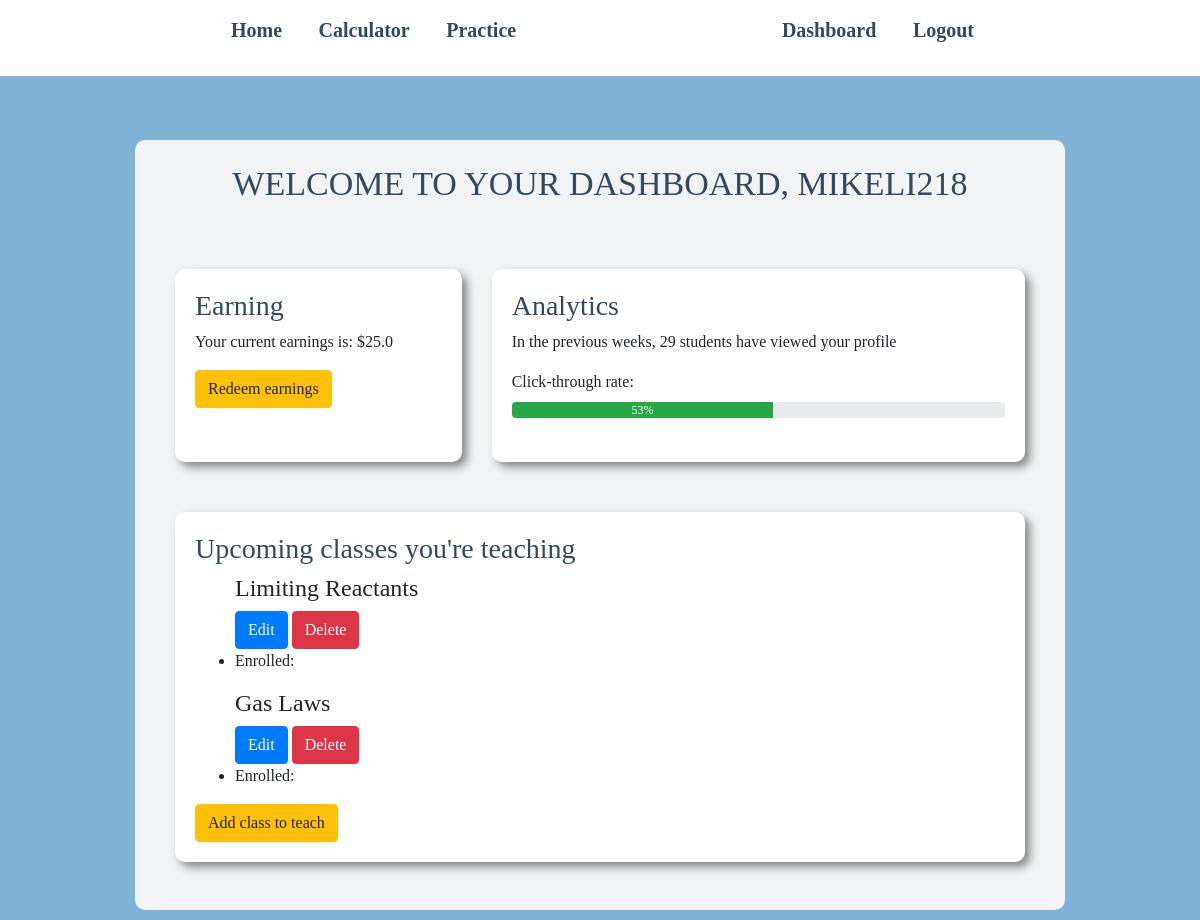
The page /dashboard/ (signed in) on the database its author committed.
### users/models.py (models this page shows, shortened)
class Account(models.Model):
    user = models.OneToOneField(User, null=True, on_delete=models.CASCADE)
    is_student = models.BooleanField(default=False)
    is_teacher = models.BooleanField(default=False)
    name = models.CharField(max_length=20, null=True)

class Teacher(Account):
    earning = models.FloatField(default=0, null=True)

class Classes(models.Model):
    name = models.CharField(max_length=100, null=True)
    capacity = models.IntegerField(null=True, default=1)
    cost = models.IntegerField(null=True, default=0)
    description = models.CharField(null=True, max_length=500)
    teacher = models.ForeignKey(Teacher, null=True, on_delete=models.CASCADE)
    def __str__(self):
        return self.name

### users/views.py (the view)
# urls.py: path('dashboard/', user_views.dashboard, name='dashboard'),
@login_required(login_url='login')
def dashboard(request):
    current_user = request.user.account
    if current_user.is_student:
        class1 = Classroom.objects.filter(student__name=current_user)
        students = None
        try:
            percent = round((current_user.student.correct / current_user.student.attempt) * 100, 2)
        except ZeroDivisionError:
            percent = 0
    elif current_user.is_teacher:
        class1 = current_user.teacher.classes_set.all()
        students = Classroom.objects.filter(classes__name='Stoichiometry Basics')
        percent = 0
    context = {
        'c_user': current_user,
        'percent': percent,
        'class': class1,
        'students': students,
    }
    return render(request, 'users/dashboard.html', context)

### users/templates/users/dashboard.html (shortened to what this page needs)
<!DOCTYPE html>
<html lang="en">
<head>
    <link rel="stylesheet" href="https://stackpath.bootstrapcdn.com/bootstrap/4.5.0/css/bootstrap.min.css">
</head>
<body>
<header>
    <nav>
        <ul class="nav_links">
            <li><a class="left" href="{% url 'home' %}">Home</a></li>
            <li><a class="left" href="{% url 'calculator' %}">Calculator</a></li>
            <li><a class="left" href="{% url 'practice' %}">Practice</a></li>
        </ul>
    </nav>
    <nav>
        <ul class="nav_links">
            {% if user.is_authenticated %}
            <li><a class="right" href="{% url 'dashboard' %}">Dashboard</a></li>
            <li><a class="right" href="{% url 'logout' %}">Logout</a></li>
            {% else %}
            <li><a href="{% url 'register' %}">Register</a></li>
            <li><a href="{% url 'login' %}">Log In</a></li>
            {% endif %}
        </ul>
    </nav>
</header>
    <div class="container">
        <div class="content">
            <h2 class="mb-4">Welcome to your dashboard, {{c_user.name}}</h2>
                <div class="container-1">
                <div class="box-1">
                    {% if c_user.is_student %}
                    <h3>Balance</h3>
                    <p>Your current balance is: {{c_user.student.balance}} hours</p>
                    <a href="{% url 'purchase' %}" class="btn btn-warning">Purchase More Time</a>
                    {% elif c_user.is_teacher %}
                    <h3>Earning</h3>
                    <p>Your current earnings is: ${{c_user.teacher.earning}}</p>
                    <a href="#" class="btn btn-warning">Redeem earnings</a>
                    {% endif %}
                </div>
                <div class="box-2">
                    {% if c_user.is_student %}
                    <h3>Performance</h3>
                    <p>You have correctly answers {{c_user.student.correct}} out of {{c_user.student.attempt}}</p>
                    <div class="progress mb-4">
                      <div class="progress-bar bg-success" role="progressbar" style="width: {{c_user.student.correct}}%" aria-valuenow="25" aria-valuemin="0" aria-valuemax="100"> {{percent}}%</div>
                    </div>
                    <a href="#" class="btn btn-secondary">Reset Score</a>
                    {% elif c_user.is_teacher %}
                    <h3>Analytics</h3>
                    <p>In the previous weeks, 29 students have viewed your profile</p>
                    <label>Click-through rate:</label>
                    <div class="progress mb-4">
                      <div class="progress-bar bg-success" role="progressbar" style="width: 53%" aria-valuenow="25" aria-valuemin="0" aria-valuemax="100"> 53%</div>
                    </div>
                    {% endif %}
                </div>
            </div>
            <div class="content box-3">
            {% if c_user.is_student %}
            <h3>Upcoming classes you've signed up for</h3>
            {% for class in class %}
                <p>{{class}} <a href="{% url 'leave-class' class.id %}" class="btn btn-danger">Leave Class</a></p>
            {% endfor %}
                <h3>Need more help?</h3>
                <p>Here are some top ranked teachers to learn from</p>
                <div class="row">
                    <div class="col-md-4 d-flex align-items-stretch">
                        <div class="card bg-primary">
                        <div class="card-body">
                            <h4>Teacher 1</h4>
                            <hr>
                            <p>Experience: Lorem ipsum dolor sit amet, consectetur adipiscing elit, sed do eiusmod tempor incididunt ut labore et dolore magna aliqua. </p>
                        </div>
                        </div>
                    </div>
                    <div class="col-md-4 d-flex align-items-stretch">
                        <div class="card bg-dark">
                        <div class="card-body">
                            <h4>Teacher 2</h4>
                            <hr>
                            <p>Experience: Mauris ultrices eros in cursus turpis massa tincidunt. Magna eget est lorem ipsum. Ornare suspendisse sed nisi lacus sed viverra tellus in. Sed arcu non odio euismod lacinia at </p>
                        </div>
                        </div>
                    </div>
                    <div class="col-md-4 d-flex align-items-stretch">
                        <div class="card bg-info">
                        <div class="card-body">
                            <h4>Teacher 3</h4>
                            <hr>
                            <p>Experience: Enim nunc faucibus a pellentesque sit amet. Nibh mauris cursus mattis molestie a iaculis at erat pellentesque. Diam ut venenatis tellus in metus vulputate. </p>
                        </div>
                        </div>
                    </div>
                </div>
            </div>
            {% elif c_user.is_teacher %}
            <h3>Upcoming classes you're teaching</h3>
            {% for class in class %}
            <ul>
                <h4>{{class}}</h4> <button class="btn btn-primary">Edit</button> <button class="btn btn-danger">Delete</button>
                <li>Enrolled:
                </li>
            </ul>
            {% endfor %}
            <div>
                <a href="{% url 'add-class' %}" class="btn btn-warning">Add class to teach</a>
            </div>
            {% endif %}
        </div>
    </div>
</body>
</html>

### users/templates/users/dashboard.html (style rules this page uses)
body { background-color: #7FB3D5 ; }
.container { width:80%; margin: auto; margin-top: 4em; }
.content { background: #F2F3F4 ; font-family: Verdana; text-align: center; line-height: 1.5 em; padding: 10px; margin: 10px 0px; border-radius: 10px; padding-top: 1.5em; padding-bottom: 3em; }
.content h2 { color: #34495E; font-family: Verdana; font-size: 34px; text-transform: uppercase; }
* { box-sizing: border-box; }
header li, header a { font-family: Verdana; font-size: 20px; color: #34495E; text-decoration: none; font-weight: bold; }
header { background: white; display: flex; justify-content: space-between; align-items: center; padding: 15px 17.5%; margin-top: 0px; margin-left: -35px; margin-right: 0px; }
.nav_links { list-style: none; }
.nav_links li { display: inline-block; padding: 0px 16px; }
.nav_links li a { transition: all 0.3s ease 0s; }
.container-1 { display: flex; justify-content: space-between; }
.box-1 h3 { color: #34495E; }
.box-2 h3 { color: #34495E; }
.box-3 h3 { color: #34495E; }
.box-1 { text-align: left; background-color: white; flex: 1; padding: 20px; border-radius: 10px; margin-right: 30px; margin-left: 30px; margin-top: 40px; box-shadow: 5px 5px 8px #888888; }
.box-2 { text-align: left; background-color: white; flex: 2; margin-right: 30px; margin-top: 40px; padding: 20px; border-radius: 10px; box-shadow: 5px 5px 8px #888888; }
.box-3 { text-align: left; background-color: white; flex: 2; padding: 20px; margin: 50px 30px 0px 30px; border-radius: 10px; box-shadow: 5px 5px 8px #888888; }

### rows shown on the page
Account: name "MIKELI218", teacher.earning "25.0"
Classes: name "Limiting Reactants"
Classes: name "Gas Laws"
